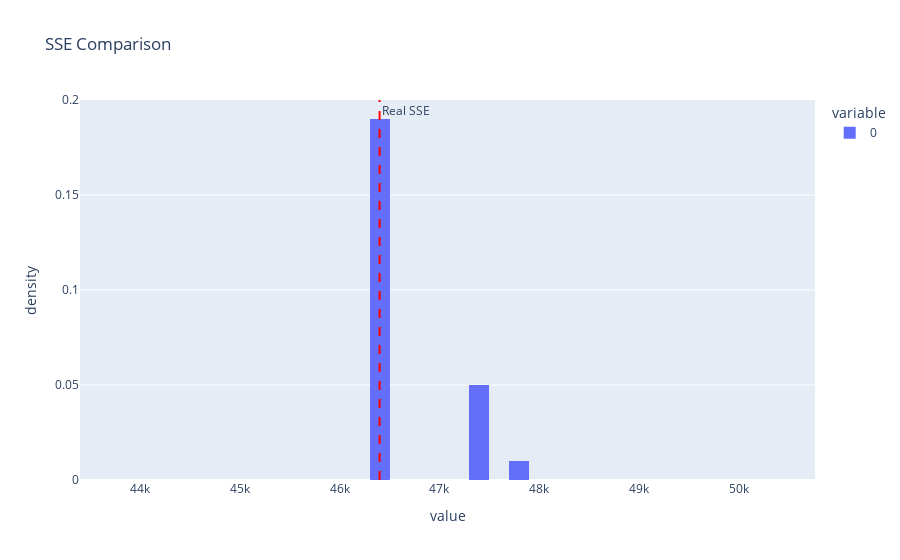
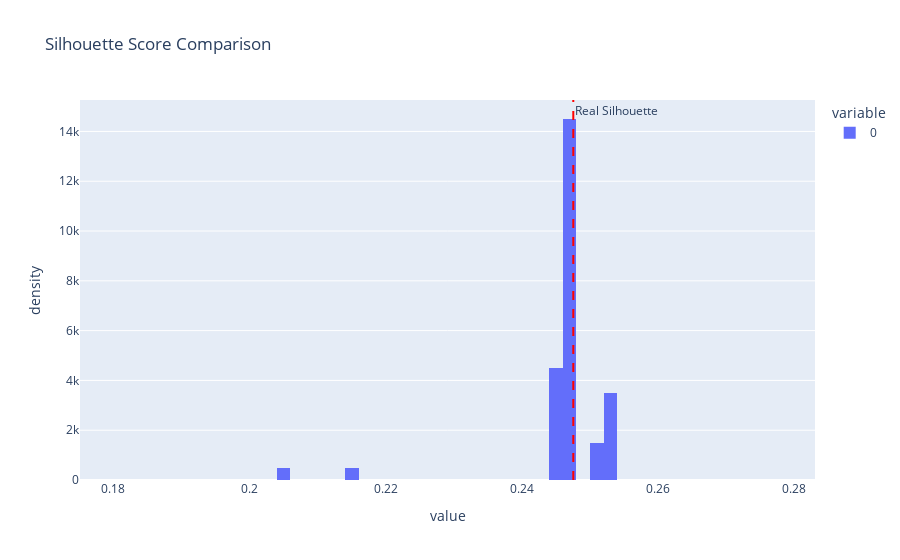

Source (notebook cell) for these figures, in order:
### Code cell
import plotly.graph_objects as go
import plotly.express as px

# Crea istogrammi per SSE
fig_sse = px.histogram(sse_random_results, nbins=10, title='SSE Comparison', histnorm='density')
fig_sse.add_vline(x=sse_real, line=dict(color='red', dash='dash'), annotation_text='Real SSE', annotation_position='top right')

# Crea istogrammi per Silhouette
fig_silhouette = px.histogram(silhouette_random_results, nbins=30, title='Silhouette Score Comparison', histnorm='density')
fig_silhouette.add_vline(x=silhouette_real, line=dict(color='red', dash='dash'), annotation_text='Real Silhouette', annotation_position='top right')

# Aggiorna layout per allargare l'asse x
fig_sse.update_layout(xaxis=dict(range=[min(sse_random_results)-3000, max(sse_random_results)+3000]))
fig_silhouette.update_layout(xaxis=dict(range=[min(silhouette_random_results)-0.03, max(silhouette_random_results)+0.03]))

# Mostra i grafici
fig_sse.show()
fig_silhouette.show()

### Figure 1 — Plotly figure (JSON) as saved in the notebook; plotly's stock layout.template omitted (floating-point values rounded to 4 significant figures)
{"data": [{"alignmentgroup": "True", "bingroup": "x", "histnorm": "density", "hovertemplate": "variable=0<br>value=%{x}<br>density=%{y}<extra></extra>", "legendgroup": "0", "marker": {"color": "#636efa", "pattern": {"shape": ""}}, "name": "0", "nbinsx": 10, "offsetgroup": "0", "orientation": "v", "showlegend": true, "type": "histogram", "x": [47390.0, 46400.0, 46400.0, 46400.0, 46400.0, 46400.0, 46400.0, 46400.0, 46400.0, 46400.0, 46400.0, 46400.0, 46400.0, 47480.0, 46400.0, 46400.0, 47410.0, 47440.0, 46400.0, 47480.0, 46400.0, 46400.0, 47310.0, 46400.0, 47480.0, 46400.0, 47310.0, 47340.0, 46400.0, 46400.0, 46400.0, 47760.0, 46400.0, 46400.0, 46400.0, 46400.0, 46400.0, 46400.0, 46400.0, 46400.0, 46400.0, 47340.0, 46400.0, 46400.0, 47770.0, 46400.0, 46400.0, 46400.0, 46400.0, 46400.0], "xaxis": "x", "yaxis": "y"}], "layout": {"annotations": [{"showarrow": false, "text": "Real SSE", "x": 46400.0, "xanchor": "left", "xref": "x", "y": 1, "yanchor": "top", "yref": "y domain"}], "barmode": "relative", "legend": {"title": {"text": "variable"}, "tracegroupgap": 0}, "shapes": [{"line": {"color": "red", "dash": "dash"}, "type": "line", "x0": 46400.0, "x1": 46400.0, "xref": "x", "y0": 0, "y1": 1, "yref": "y domain"}], "title": {"text": "SSE Comparison"}, "xaxis": {"anchor": "y", "domain": [0, 1], "range": [43400.0, 50770.0], "title": {"text": "value"}}, "yaxis": {"anchor": "x", "domain": [0, 1], "title": {"text": "density"}}}}

### Figure 2 — Plotly figure (JSON) as saved in the notebook; plotly's stock layout.template omitted (floating-point values rounded to 4 significant figures)
{"data": [{"alignmentgroup": "True", "bingroup": "x", "histnorm": "density", "hovertemplate": "variable=0<br>value=%{x}<br>density=%{y}<extra></extra>", "legendgroup": "0", "marker": {"color": "#636efa", "pattern": {"shape": ""}}, "name": "0", "nbinsx": 30, "offsetgroup": "0", "orientation": "v", "showlegend": true, "type": "histogram", "x": [0.2504, 0.2457, 0.2476, 0.2472, 0.2476, 0.2463, 0.2463, 0.2475, 0.2461, 0.2474, 0.2473, 0.2476, 0.2448, 0.252, 0.2473, 0.2467, 0.2502, 0.2502, 0.2463, 0.252, 0.2462, 0.2462, 0.2528, 0.2476, 0.253, 0.2469, 0.2526, 0.2529, 0.2473, 0.2476, 0.2476, 0.2141, 0.2473, 0.2476, 0.2459, 0.2473, 0.2457, 0.2473, 0.2456, 0.2473, 0.2473, 0.2529, 0.2472, 0.2457, 0.2051, 0.2447, 0.2456, 0.2476, 0.2457, 0.2474], "xaxis": "x", "yaxis": "y"}], "layout": {"annotations": [{"showarrow": false, "text": "Real Silhouette", "x": 0.2475, "xanchor": "left", "xref": "x", "y": 1, "yanchor": "top", "yref": "y domain"}], "barmode": "relative", "legend": {"title": {"text": "variable"}, "tracegroupgap": 0}, "shapes": [{"line": {"color": "red", "dash": "dash"}, "type": "line", "x0": 0.2475, "x1": 0.2475, "xref": "x", "y0": 0, "y1": 1, "yref": "y domain"}], "title": {"text": "Silhouette Score Comparison"}, "xaxis": {"anchor": "y", "domain": [0, 1], "range": [0.1751, 0.283], "title": {"text": "value"}}, "yaxis": {"anchor": "x", "domain": [0, 1], "title": {"text": "density"}}}}
